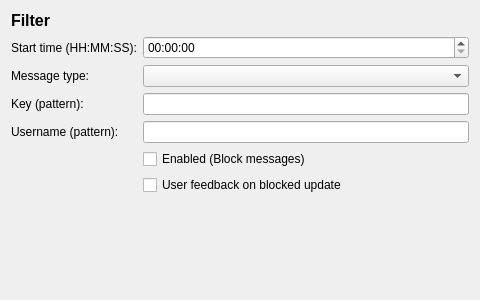
<?xml version="1.0" encoding="UTF-8"?>
<ui version="4.0">
 <class>FilterElementEditor</class>
 <widget class="QWidget" name="FilterElementEditor">
  <property name="geometry">
   <rect>
    <x>0</x>
    <y>0</y>
    <width>480</width>
    <height>300</height>
   </rect>
  </property>
  <property name="minimumSize">
   <size>
    <width>480</width>
    <height>0</height>
   </size>
  </property>
  <property name="windowTitle">
   <string>Form</string>
  </property>
  <layout class="QFormLayout" name="formLayout">
   <item row="0" column="0" colspan="2">
    <widget class="QLabel" name="label">
     <property name="font">
      <font>
       <pointsize>12</pointsize>
       <weight>75</weight>
       <bold>true</bold>
      </font>
     </property>
     <property name="text">
      <string>Filter</string>
     </property>
    </widget>
   </item>
   <item row="6" column="0">
    <widget class="QLabel" name="label_3">
     <property name="text">
      <string>Start time (HH:MM:SS):</string>
     </property>
    </widget>
   </item>
   <item row="6" column="1">
    <widget class="QTimeEdit" name="timeEdit">
     <property name="currentSection">
      <enum>QDateTimeEdit::SecondSection</enum>
     </property>		
     <property name="displayFormat">
      <string>HH:mm:ss</string>
     </property>
    </widget>
   </item>
   <item row="7" column="0">
    <widget class="QLabel" name="label_2">
     <property name="text">
      <string>Message type:</string>
     </property>
    </widget>
   </item>
   <item row="7" column="1">
    <widget class="QComboBox" name="messageTypeCombo"/>
   </item>
   <item row="8" column="0">
    <widget class="QLabel" name="label_4">
     <property name="text">
      <string>Key (pattern):</string>
     </property>
    </widget>
   </item>
   <item row="8" column="1">
    <widget class="QLineEdit" name="keyPatternEdit"/>
   </item>
   <item row="9" column="0">
    <widget class="QLabel" name="label_5">
     <property name="text">
      <string>Username (pattern):</string>
     </property>
    </widget>
   </item>
   <item row="9" column="1">
    <widget class="QLineEdit" name="usernameEdit"/>
   </item>
   <item row="11" column="1">
    <widget class="QCheckBox" name="blockCheck">
     <property name="text">
      <string>Enabled (Block messages)</string>
     </property>
    </widget>
   </item>
   <item row="12" column="1">
    <widget class="QCheckBox" name="feedbackCheckbox">
     <property name="text">
      <string>User feedback on blocked update</string>
     </property>
    </widget>
   </item>
  </layout>
 </widget>
 <resources/>
 <connections/>
</ui>
